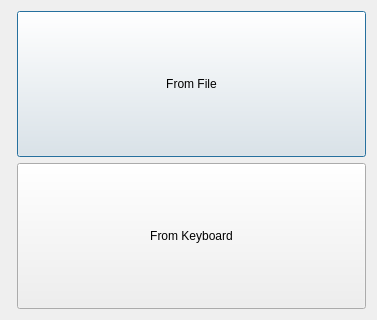
<?xml version="1.0" encoding="UTF-8"?>
<ui version="4.0">
 <class>add</class>
 <widget class="QDialog" name="add">
  <property name="geometry">
   <rect>
    <x>0</x>
    <y>0</y>
    <width>377</width>
    <height>320</height>
   </rect>
  </property>
  <property name="windowTitle">
   <string>Dialog</string>
  </property>
  <layout class="QFormLayout" name="formLayout_2">
   <item row="0" column="1">
    <widget class="QPushButton" name="File">
     <property name="sizePolicy">
      <sizepolicy hsizetype="Expanding" vsizetype="Expanding">
       <horstretch>0</horstretch>
       <verstretch>0</verstretch>
      </sizepolicy>
     </property>
     <property name="text">
      <string>From File</string>
     </property>
    </widget>
   </item>
   <item row="1" column="1">
    <widget class="QPushButton" name="Key">
     <property name="sizePolicy">
      <sizepolicy hsizetype="Expanding" vsizetype="Expanding">
       <horstretch>0</horstretch>
       <verstretch>0</verstretch>
      </sizepolicy>
     </property>
     <property name="text">
      <string>From Keyboard</string>
     </property>
    </widget>
   </item>
  </layout>
 </widget>
 <resources/>
 <connections/>
</ui>
